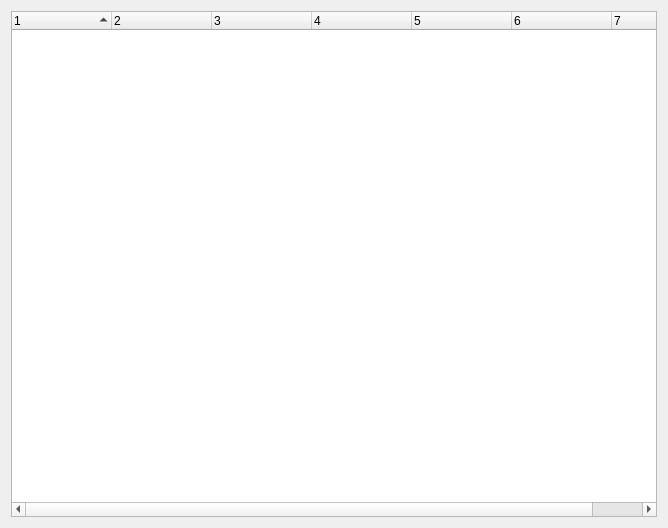
<?xml version="1.0" encoding="UTF-8"?>
<ui version="4.0">
 <class>Form</class>
 <widget class="QWidget" name="Form">
  <property name="geometry">
   <rect>
    <x>0</x>
    <y>0</y>
    <width>668</width>
    <height>528</height>
   </rect>
  </property>
  <property name="windowTitle">
   <string>Form</string>
  </property>
  <layout class="QVBoxLayout" name="verticalLayout">
   <item>
    <widget class="QTreeWidget" name="_block_tree">
     <property name="sortingEnabled">
      <bool>true</bool>
     </property>
     <property name="columnCount">
      <number>7</number>
     </property>
     <attribute name="headerDefaultSectionSize">
      <number>100</number>
     </attribute>
     <attribute name="headerHighlightSections">
      <bool>false</bool>
     </attribute>
     <attribute name="headerShowSortIndicator" stdset="0">
      <bool>true</bool>
     </attribute>
     <column>
      <property name="text">
       <string notr="true">1</string>
      </property>
     </column>
     <column>
      <property name="text">
       <string notr="true">2</string>
      </property>
     </column>
     <column>
      <property name="text">
       <string notr="true">3</string>
      </property>
     </column>
     <column>
      <property name="text">
       <string notr="true">4</string>
      </property>
     </column>
     <column>
      <property name="text">
       <string>5</string>
      </property>
     </column>
     <column>
      <property name="text">
       <string>6</string>
      </property>
     </column>
     <column>
      <property name="text">
       <string>7</string>
      </property>
     </column>
    </widget>
   </item>
  </layout>
 </widget>
 <resources/>
 <connections/>
</ui>
